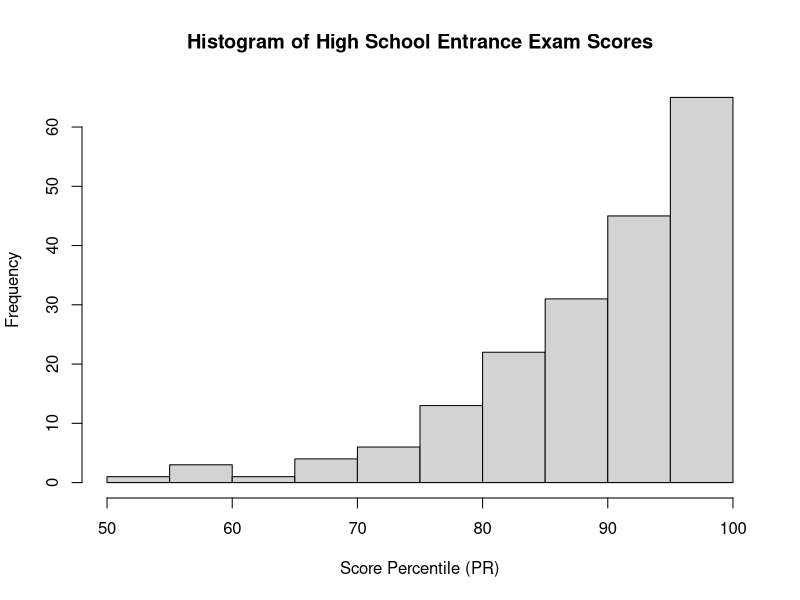
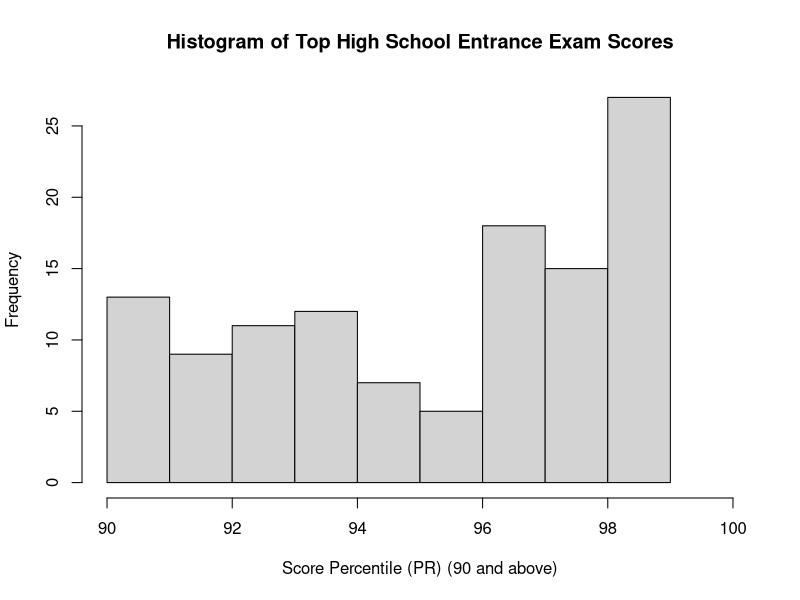

The R script that drew these images, in order: (Note: this script raises an error after producing the figures.)
# Data Source: ptt - SENIORHIGH
# https://www.ptt.cc/bbs/SENIORHIGH/M.1432729401.A.995.html
# 197 rows of (high school entrance exam percentile, 1st college entrance exam score)

data = read.csv("ptt_SENIORHIGH_data.csv")
View(data)

# Second version: Added titles and labels to the data visualizations.
# Next step: Create an .Rmd file!

# ------------------------------------------------------------------------

# High school entrance exam scores: Remove missing values
uni_HS_score = data$HighSchool_PR[which(data$HighSchool_PR != -1)]
hist(uni_HS_score, main = "Histogram of High School Entrance Exam Scores",
     xlab="Score Percentile (PR)")
summary(uni_HS_score)
#  Min. 1st Qu.  Median    Mean 3rd Qu.    Max. 
# 51.00   85.00   92.00   89.82   97.00   99.00 

uni_HS_top = uni_HS_score[which(uni_HS_score >= 90)]
length(uni_HS_top) # 117
table(uni_HS_top)
# HighSchool 90 91 92 93 94 95 96 97 98 99 
# Frequency   7  6  9 11 12  7  5 18 15 27 
hist(uni_HS_top, main = "Histogram of Top High School Entrance Exam Scores",
     xlab="Score Percentile (PR) (90 and above)",xlim=c(90,100))

# ------------------------------------------------------------------------

# College entrance exam scores: Remove missing values
uni_college_score = data$CollegeEntrance_Score[which(data$CollegeEntrance_Score != -1)]
hist(uni_college_score, main = "Histogram of College Entrance Exam Scores",
     xlab="Score (max possible is 75)",xlim=c(30,80))
summary(uni_college_score)
# Min. 1st Qu.  Median    Mean 3rd Qu.    Max. 
# 34.0    58.0    64.5    62.7    69.0    75.0 

uni_college_top = uni_college_score[which(uni_college_score >= 65)]
length(uni_college_top) # 97
table(uni_college_top)
# College   65 66 67 68 69 70 71 72 73 74 75 
# Frequency 11 12 10  9  7 10 10 12  9  5  2
hist(uni_college_top, main = "Histogram of Top College Entrance Exam Scores",
     xlab="Score (65 and above, up to 75)",breaks=c(64:75),xlim=c(64,76))

# Seelction bias?! Both high school and college exam scores are left-skewed.

# ------------------------------------------------------------------------

# Start the correlation between HighSchool and College entrance scores

cor(data$HighSchool_PR, data$CollegeEntrance_Score)
# 0.04039068
# But this is NOT right! We need to remove the "-1" (missing values)

missing_rows = which(data$HighSchool_PR == "-1" | data$CollegeEntrance_Score == "-1")
# Indices: 6  19  71  85  88  96 132 183 195 => nine in total

# Now this is right. :)
data_corr = data[-missing_rows,]
cor(data_corr$HighSchool_PR, data_corr$CollegeEntrance_Score)
# 0.5074473

plot(data_corr$HighSchool_PR, data_corr$CollegeEntrance_Score,
     main = "Correlation Between High School and College Entrance Sores",
     xlab="High School Entrance Score Percentile (PR)",
     ylab="College Entrance Score")

# ------------------------------------------------------------------------

# Looking forward: Given a good high school entrance exam score, what would happen?
data_topHS = data_corr[which(data_corr$HighSchool_PR >= 90),]
plot(data_topHS$HighSchool_PR, data_topHS$CollegeEntrance_Score,
     main ="Given a good high school entrance exam score (PR 90 and above)",
     xlab="High School Entrance Score Percentile (PR)",
     ylab="College Entrance Score")
cor(data_topHS$HighSchool_PR, data_topHS$CollegeEntrance_Score)
# 0.5475427

# Looking backward: Given a good college entrance exam score, what had happened?
data_topCollege = data_corr[which(data_corr$CollegeEntrance_Score >= 65),]
plot(data_topCollege$HighSchool_PR, data_topCollege$CollegeEntrance_Score,
     main ="Given a good college entrance exam score (65 and above)",
     xlab="High School Entrance Score Percentile (PR)",
     ylab="College Entrance Score")
cor(data_topCollege$HighSchool_PR, data_topCollege$CollegeEntrance_Score)
# 0.05652606 
# (Really? Because some people have low high school score, 
#                  but high college entrance score.)

# If we exclude the extreme values (typically High School PR <=80)...
data_topCollege_truncated = data_topCollege[which(data_topCollege$HighSchool_PR >= 80),]
cor(data_topCollege_truncated$HighSchool_PR, 
    data_topCollege_truncated$CollegeEntrance_Score)
# 0.3801915
# The correlation is still low,
# since there are too few data on the people with low high school PR scores.

# ------------------------------------------------------------------------

# I don't think any of the analysis is interesting, 
# but I would still like to post my code on GitHub, 
# and perhaps make an .Rmd report for reproducibility!

# Just can't believe that the data are so left-skewed.

# My high school entrance score = 95
# My college entrance score = 69
# None of them is accurate because I got admitted to much higher-ranked
# institutions, both high school and college.
# But the data pair (95, 69) seems reasonable.

# Conclusion: ptt data are a biased sample!
